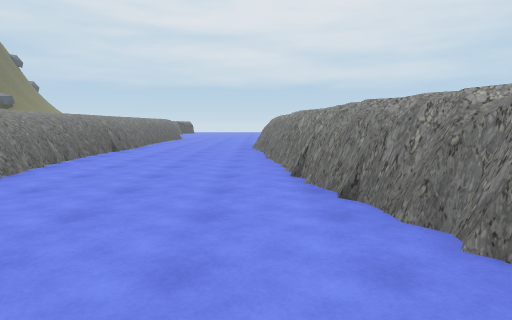
View 1 (above)

16 first-person views from a walk through a scene from a Unity 3-D project. The camera is 1.4 m above the floor, tilts 6° down and sees 75° across. The floor is counted in squares, 2 m on a side. Each view is taken from the middle of a square. On the plan, view 1 faces up. The plan holds only what a view shows up to about 10 squares ahead; the rest is blank. The place goes on beyond the plan.

View 2
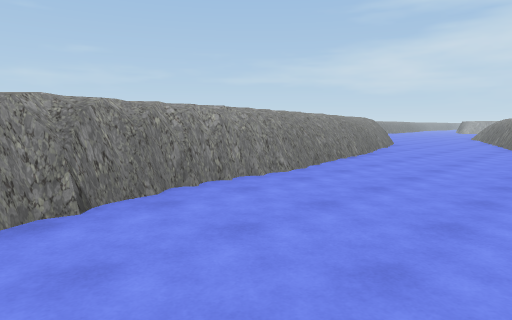

View 3
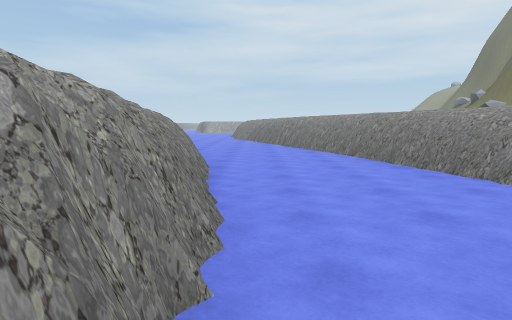

View 4
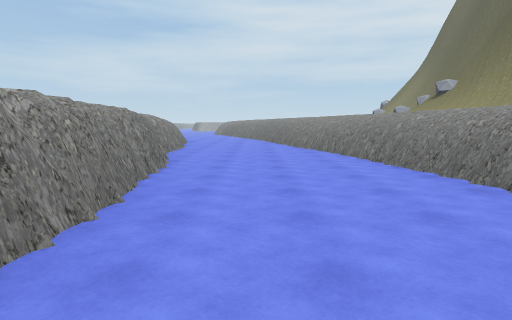

View 5
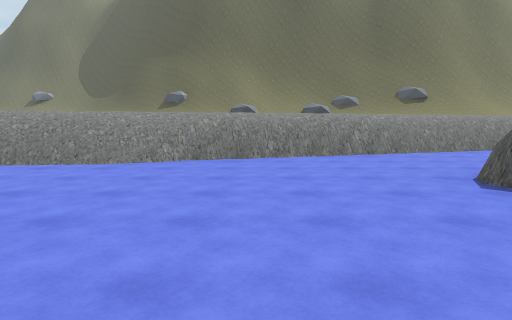

View 6
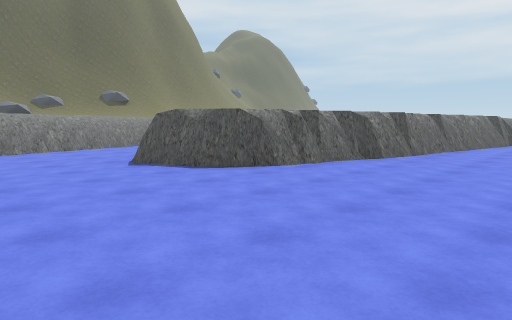

View 7
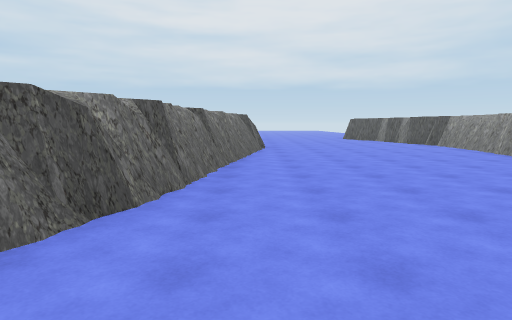

View 8
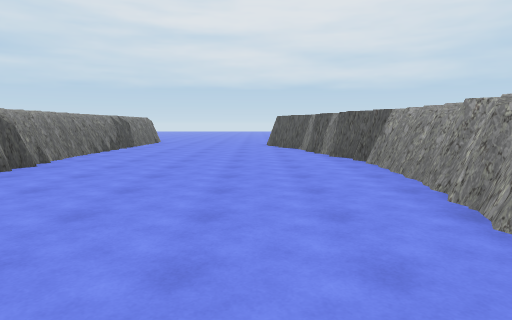

View 9
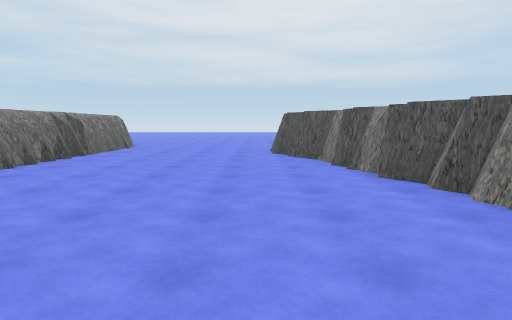

View 10
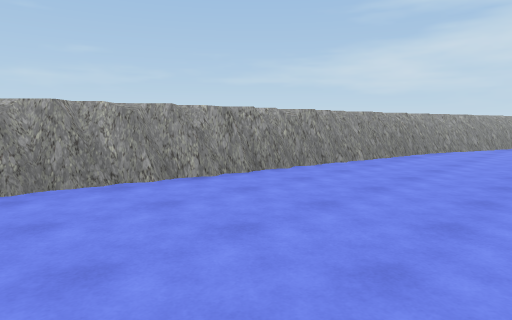

View 11
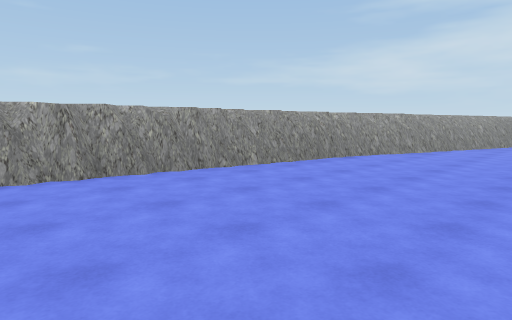

View 12
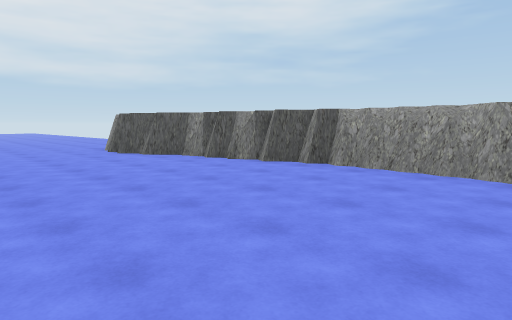

View 13
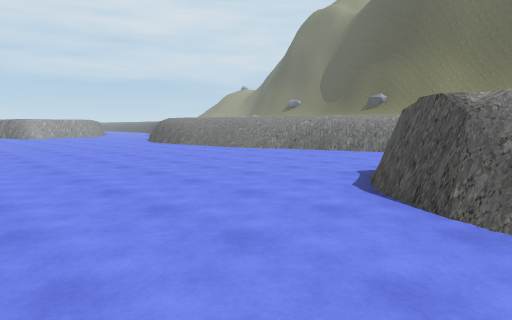

View 14
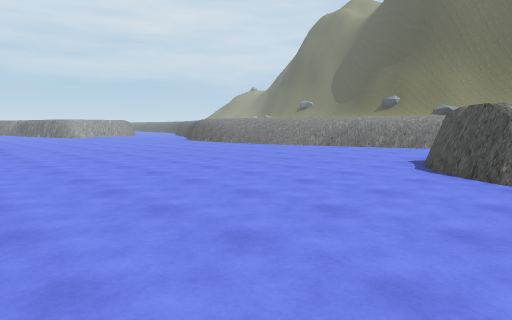

View 15
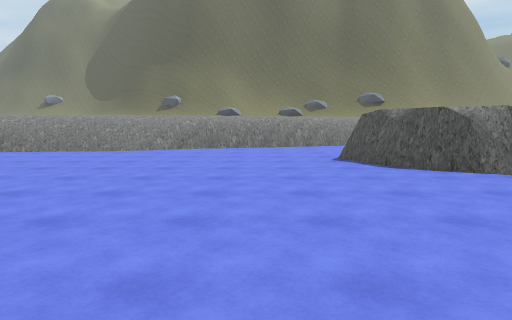

View 16
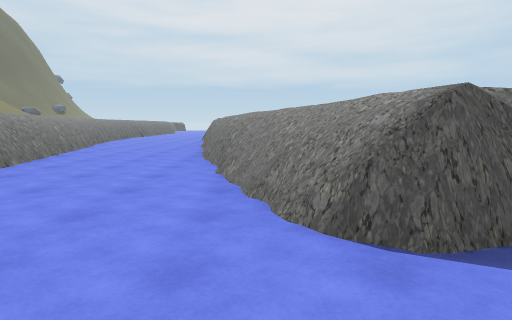

### Floor plan
Key: @ floor where view 1 was taken; # wall or solid block; . floor; = window, fence, low wall or low ledge; ^ raised ledge; T thing the floor can be seen under or through.
Columns run from 5 left of view 1 to 15 right of it. Each row starts with its distance up from view 1.
 10 .^...##      #....#
  9 .^....#      #....#
  8 .#....#      #....#
  7 .#....#     ##....#
  6 .#....#     ##....##
  5 .^....#     ##.....#
  4 .^....#     ##.....#
  3  ^=...##     #.....T.
  2  .^....#     #.....T.
  1  .^....#     #.....T.
  0  .^..@.#    ##.....T.
 -1   ^....#    #......#
 -2   .#...#    #......#
 -3   .#...#    #......#
 -4   .^...#^   #......#
 -5    ^....^  ##.....#.
 -6    .#...^^ #......#.
 -7    .#...^^ #......#
 -8     ^...####......#
 -9     .#...##......#.
-10     .#...........#.
-11     .^...........#
-12      .#.........#
-13      .^.........
-14      .^.........
-15      .^^........
-16       .^.......
-17       .^.......
-18       .#   ....

Where each view was taken, in squares from view 1:
view 1: 0 up, 0 right, facing up
view 2: 4 up, 2 left, facing down-right
view 3: 2 up, 1 right, facing down
view 4: 10 up, 1 left, facing down
view 5: 12 down, 8 right, facing left
view 6: 12 down, 10 right, facing up-left
view 7: 8 down, 8 right, facing up
view 8: 3 down, 12 right, facing up
view 9: 0 up, 12 right, facing up
view 10: 2 up, 10 right, facing down-right
view 11: 0 up, 9 right, facing down-right
view 12: 0 up, 9 right, facing up-right
view 13: 7 down, 9 right, facing down-left
view 14: 7 down, 11 right, facing down-left
view 15: 11 down, 11 right, facing left
view 16: 11 down, 3 right, facing up
